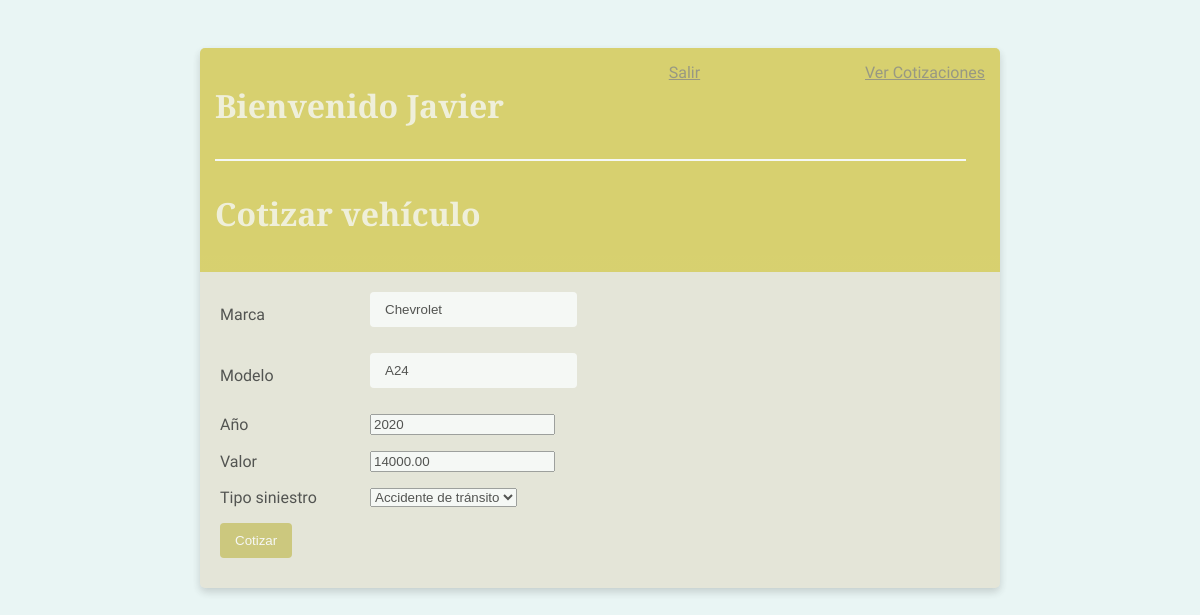
Screenshot of /editar-cotizacion/25/ (signed in) with the database file from the repository.
### base/models.py (models this page shows, shortened)
class Vehiculo(models.Model):
    usuario = models.ForeignKey(User, on_delete=models.CASCADE, null=True, blank=True)
    marca = models.CharField(max_length=200)
    modelo = models.CharField(max_length=200)
    año = models.IntegerField()
    valor = models.DecimalField(max_digits=10, decimal_places=2)
    tipo_siniestro = models.CharField(max_length=50, choices=TIPOS_SINIESTRO, default='accidente')

### base/views.py (the view, shortened to what this page needs)
# urls.py: path('editar-cotizacion/<int:pk>/', EditarCotizacion.as_view(), name='editar_cotizacion'),
class EditarCotizacion(LoginRequiredMixin, UpdateView):
    model = Vehiculo
    fields = ['marca', 'modelo', 'año', 'valor', 'tipo_siniestro']
    template_name = 'base/cotizacion_form.html'

### base/templates/base/cotizacion_form.html (shortened to what this page needs)
{% extends 'base/principal.html' %}
{% block content %}
<div class="barra-superior">
    <div>
        <h1>Bienvenido {{request.user|title}}</h1>
        <hr width="260%">
        <h1>Cotizar vehículo</h1>
    </div>
    {% if request.user.is_authenticated %}
        <a href="{% url 'logout' %}">Salir</a>
        <a href="{% url 'lista_cotizaciones' %}">Ver Cotizaciones</a>
    {% else %}
        <a href="{% url 'login' %}">Ingresar</a>
    {% endif %}
</div>
<div class="cuerpo-tarjeta">
    <form method="post">
        <div class="form-row">
            <label>{{ form.marca.label }}</label>
            {{ form.marca }}
        </div>
        <div class="form-row">
            <label>{{ form.modelo.label }}</label>
            {{ form.modelo }}
        </div>
        <div class="form-row">
            <label>{{ form.año.label }}</label>
            {{ form.año }}
        </div>
        <div class="form-row">
            <label>{{ form.valor.label }}</label>
            {{ form.valor }}
        </div>
        <div class="form-row">
            <label>{{ form.tipo_siniestro.label }}</label>
            {{ form.tipo_siniestro }}
        </div>
        <button type="submit" class="boton">Cotizar</button>
    </form>
</div>
{% endblock %}

### base/templates/base/principal.html (style rules this page uses)
body { background-color: #E9F5F4; font-family: 'Gabarito', cursive; padding-top: 40px; transition: background 0.3s; }
h1, h2, h3, h4, h5, h6 { font-family: 'Young Serif', serif; transition: color 0.3s; }
a, p { color: #555; transition: color 0.3s; }
.barra-superior { display: flex; justify-content: space-between; color: #fff; padding: 15px; border-radius: 5px 5px 0 0; background: linear-gradient(90deg, #BEB446, 0%, #CFC22E, 43%, #CFC22E 100%); }
.cuerpo-tarjeta { padding: 20px; }
input[type=text], input[type=password], textarea, .boton { padding: 10px 15px; border: none; margin-bottom: 10px; border-radius: 4px; transition: all 0.3s ease; }
.boton { background-color: #BEB446; color: #fff; cursor: pointer; }
.barra-superior, .cuerpo-tarjeta, .container, h1, a, p { opacity: 0.8; transition: opacity 0.3s, transform 0.3s; }
.barra-superior div { display: flex; flex-direction: column; align-items: start; }
.barra-superior hr { margin: 10px 0; border: 0; border-top: 2px solid #FFFFFF; }
.cuerpo-tarjeta form { display: flex; flex-direction: column; align-items: flex-start; }
.form-row { display: flex; align-items: center; margin-bottom: 1rem; }
.form-row label { width: 150px; }

### rows the page displays
Vehiculo: marca "Chevrolet", modelo "A24", año "2020", valor "14000.00", tipo_siniestro "Accidente de tránsito"

### other values shown
{{ request.user|title }} "Javier"
